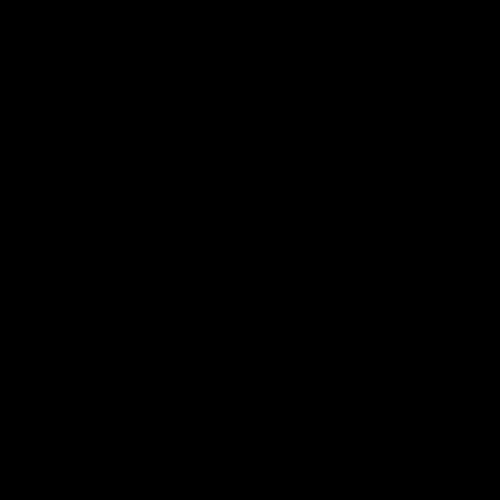
Frame 1 (no input)
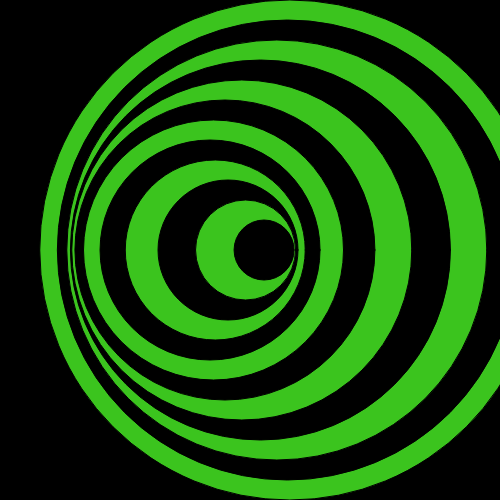
Frame 60 (no input)
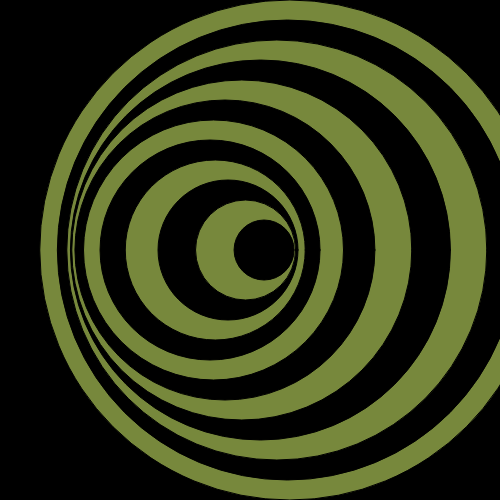
Frame 120 (the mouse pressed at the canvas centre since frame 60)

The p5.js sketch that drew these frames (run headless with seeded random() and noise() and a simulated clock; from frame 60 on, the mouse is pressed at the canvas centre):

// p5.js sketch
// ── sketch.js

var angle = 0;
var diameter = 0;
var colorPicker = 0;
var isIncreasing = true;

//setup is executed once at the launch



function setup() {
  //create canvas
  createCanvas(500, 500);
  
  //fill the background
  
  background(0);
  // noStroke();
}


//draw is executed every frame 60 times per second
function draw() {
  fill(255);
  background(0,0,0);
  // background(255);
  imageMode(CENTER);
  
  for (var i = 0; i < 500; i += 40) {
  if (i % 80 == 0) {
    fill(colorPicker % 255, abs(255 - colorPicker) % 255, (colorPicker / 2) % 255);
  }
  else {
    fill(0);
  }
  // ellipse(250 + 40 * cos(angle + i / 150),250 + 40 * sin(angle + i / 150),500 - i,500 - i);
  ellipse(250 + 40 * cos(angle + i / 85),250,500 - i,500 - i);
  // image(img, 250 + 40 * cos(angle + i / 85, 250, 500 - i, 500 - i));
  }
 fill(0);
 ellipse(250 + 40 * cos(angle + 460 / 85), 250, 40, 40);
  diameter += 1;
  angle += PI / 30;
  if (isIncreasing) {
    colorPicker += 1;
  }
  else {
    colorPicker -= 1;
  }
  if (colorPicker == 255) {
    isIncreasing = false;
  }
  if (colorPicker == 0 && isIncreasing == false) {
    isIncreasing = true;
  }
}
